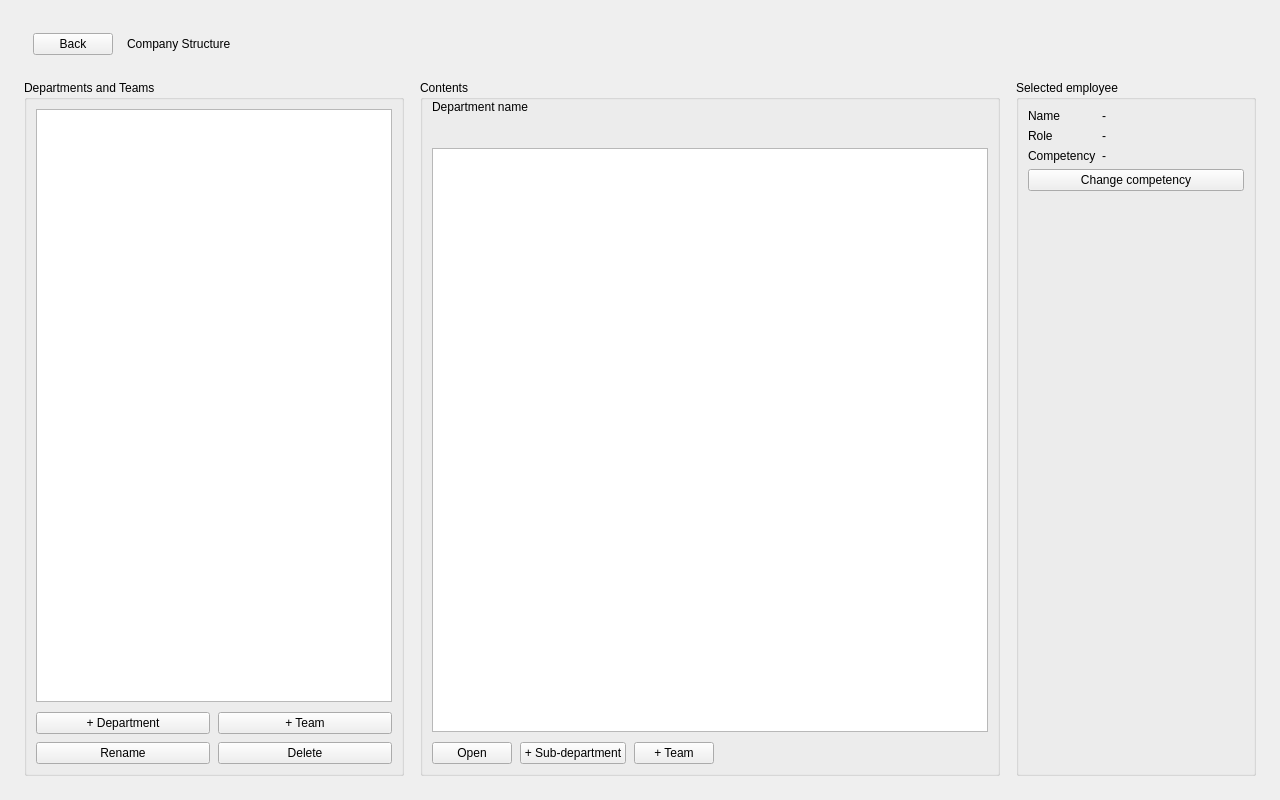
<?xml version="1.0" encoding="UTF-8"?>
<ui version="4.0">
 <class>CompanyPage</class>
 <widget class="QWidget" name="CompanyPage">
  <property name="geometry">
   <rect>
    <x>0</x>
    <y>0</y>
    <width>1280</width>
    <height>800</height>
   </rect>
  </property>
  <property name="windowTitle">
   <string>Company Structure</string>
  </property>
  <layout class="QVBoxLayout" name="pageLayout">
   <property name="spacing">
    <number>16</number>
   </property>
   <property name="leftMargin">
    <number>24</number>
   </property>
   <property name="topMargin">
    <number>24</number>
   </property>
   <property name="rightMargin">
    <number>24</number>
   </property>
   <property name="bottomMargin">
    <number>24</number>
   </property>
   <item>
    <widget class="QFrame" name="headerBar">
     <layout class="QHBoxLayout" name="headerLayout">
      <property name="spacing">
       <number>14</number>
      </property>
      <item>
       <widget class="QPushButton" name="backButton">
        <property name="cursor">
         <cursorShape>PointingHandCursor</cursorShape>
        </property>
        <property name="text">
         <string>Back</string>
        </property>
        <property name="variant" stdset="0">
         <string notr="true">ghost</string>
        </property>
       </widget>
      </item>
      <item>
       <widget class="QLabel" name="pageTitle">
        <property name="text">
         <string>Company Structure</string>
        </property>
        <property name="variant" stdset="0">
         <string notr="true">heading</string>
        </property>
       </widget>
      </item>
      <item>
       <spacer name="headerSpacer">
        <property name="orientation">
         <enum>Qt::Horizontal</enum>
        </property>
        <property name="sizeHint" stdset="0">
         <size>
          <width>40</width>
          <height>20</height>
         </size>
        </property>
       </spacer>
      </item>
     </layout>
    </widget>
   </item>
   <item>
    <layout class="QHBoxLayout" name="bodyLayout">
     <property name="spacing">
      <number>16</number>
     </property>
     <property name="topMargin">
      <number>0</number>
     </property>
     <item>
      <widget class="QGroupBox" name="structureBox">
       <property name="minimumSize">
        <size>
         <width>320</width>
         <height>0</height>
        </size>
       </property>
       <property name="maximumSize">
        <size>
         <width>380</width>
         <height>16777215</height>
        </size>
       </property>
       <property name="title">
        <string>Departments and Teams</string>
       </property>
       <layout class="QVBoxLayout" name="structureLayout">
        <property name="spacing">
         <number>10</number>
        </property>
        <property name="leftMargin">
         <number>9</number>
        </property>
        <item>
         <widget class="QTreeWidget" name="companyTree">
          <attribute name="headerVisible">
           <bool>false</bool>
          </attribute>
          <column>
           <property name="text">
            <string>Structure</string>
           </property>
          </column>
         </widget>
        </item>
        <item>
         <layout class="QGridLayout" name="structureButtonsLayout">
          <property name="spacing">
           <number>8</number>
          </property>
          <item row="0" column="0">
           <widget class="QPushButton" name="addDepartmentButton">
            <property name="text">
             <string>+ Department</string>
            </property>
            <property name="variant" stdset="0">
             <string notr="true">primary</string>
            </property>
           </widget>
          </item>
          <item row="0" column="1">
           <widget class="QPushButton" name="addTeamButton">
            <property name="text">
             <string>+ Team</string>
            </property>
           </widget>
          </item>
          <item row="1" column="0">
           <widget class="QPushButton" name="renameButton">
            <property name="text">
             <string>Rename</string>
            </property>
           </widget>
          </item>
          <item row="1" column="1">
           <widget class="QPushButton" name="deleteButton">
            <property name="text">
             <string>Delete</string>
            </property>
            <property name="variant" stdset="0">
             <string notr="true">danger</string>
            </property>
           </widget>
          </item>
         </layout>
        </item>
       </layout>
      </widget>
     </item>
     <item>
      <widget class="QGroupBox" name="contentBox">
       <property name="title">
        <string>Contents</string>
       </property>
       <layout class="QVBoxLayout" name="contentLayout">
        <property name="spacing">
         <number>6</number>
        </property>
        <property name="topMargin">
         <number>0</number>
        </property>
        <item>
         <widget class="QStackedWidget" name="contentStack">
          <property name="currentIndex">
           <number>0</number>
          </property>
          <widget class="QWidget" name="departmentPage">
           <layout class="QVBoxLayout" name="departmentLayout">
            <property name="spacing">
             <number>10</number>
            </property>
            <property name="leftMargin">
             <number>0</number>
            </property>
            <property name="topMargin">
             <number>0</number>
            </property>
            <property name="rightMargin">
             <number>0</number>
            </property>
            <property name="bottomMargin">
             <number>0</number>
            </property>
            <item>
             <widget class="QLabel" name="departmentNameLabel">
              <property name="text">
               <string>Department name</string>
              </property>
              <property name="variant" stdset="0">
               <string notr="true">heading</string>
              </property>
             </widget>
            </item>
            <item>
             <widget class="QLabel" name="departmentInfoLabel">
              <property name="text">
               <string/>
              </property>
              <property name="variant" stdset="0">
               <string notr="true">muted</string>
              </property>
             </widget>
            </item>
            <item>
             <widget class="QListWidget" name="subItemsList"/>
            </item>
            <item>
             <layout class="QHBoxLayout" name="departmentButtonsLayout">
              <property name="spacing">
               <number>8</number>
              </property>
              <item>
               <widget class="QPushButton" name="openItemButton">
                <property name="text">
                 <string>Open</string>
                </property>
                <property name="variant" stdset="0">
                 <string notr="true">primary</string>
                </property>
               </widget>
              </item>
              <item>
               <widget class="QPushButton" name="addSubDepartmentButton">
                <property name="text">
                 <string>+ Sub-department</string>
                </property>
               </widget>
              </item>
              <item>
               <widget class="QPushButton" name="addSubTeamButton">
                <property name="text">
                 <string>+ Team</string>
                </property>
               </widget>
              </item>
              <item>
               <spacer name="departmentButtonsSpacer">
                <property name="orientation">
                 <enum>Qt::Horizontal</enum>
                </property>
                <property name="sizeHint" stdset="0">
                 <size>
                  <width>40</width>
                  <height>20</height>
                 </size>
                </property>
               </spacer>
              </item>
             </layout>
            </item>
           </layout>
          </widget>
          <widget class="QWidget" name="teamPage">
           <layout class="QVBoxLayout" name="teamLayout">
            <property name="spacing">
             <number>10</number>
            </property>
            <property name="leftMargin">
             <number>0</number>
            </property>
            <property name="topMargin">
             <number>0</number>
            </property>
            <property name="rightMargin">
             <number>0</number>
            </property>
            <property name="bottomMargin">
             <number>0</number>
            </property>
            <item>
             <widget class="QLabel" name="teamNameLabel">
              <property name="text">
               <string>Team name</string>
              </property>
              <property name="variant" stdset="0">
               <string notr="true">heading</string>
              </property>
             </widget>
            </item>
            <item>
             <widget class="QLabel" name="teamInfoLabel">
              <property name="text">
               <string/>
              </property>
              <property name="variant" stdset="0">
               <string notr="true">muted</string>
              </property>
             </widget>
            </item>
            <item>
             <widget class="QTableWidget" name="employeeTable">
              <property name="editTriggers">
               <set>QAbstractItemView::NoEditTriggers</set>
              </property>
              <property name="alternatingRowColors">
               <bool>true</bool>
              </property>
              <property name="selectionBehavior">
               <enum>QAbstractItemView::SelectRows</enum>
              </property>
              <property name="showGrid">
               <bool>false</bool>
              </property>
              <attribute name="horizontalHeaderStretchLastSection">
               <bool>true</bool>
              </attribute>
              <attribute name="verticalHeaderVisible">
               <bool>false</bool>
              </attribute>
              <column>
               <property name="text">
                <string>Name</string>
               </property>
              </column>
              <column>
               <property name="text">
                <string>Role</string>
               </property>
              </column>
              <column>
               <property name="text">
                <string>Competency</string>
               </property>
              </column>
             </widget>
            </item>
            <item>
             <layout class="QHBoxLayout" name="teamButtonsLayout">
              <property name="spacing">
               <number>8</number>
              </property>
              <item>
               <widget class="QPushButton" name="addEmployeeButton">
                <property name="text">
                 <string>+ Add Employee</string>
                </property>
                <property name="variant" stdset="0">
                 <string notr="true">primary</string>
                </property>
               </widget>
              </item>
              <item>
               <widget class="QPushButton" name="removeEmployeeButton">
                <property name="text">
                 <string>Remove</string>
                </property>
                <property name="variant" stdset="0">
                 <string notr="true">danger</string>
                </property>
               </widget>
              </item>
              <item>
               <spacer name="teamButtonsSpacer">
                <property name="orientation">
                 <enum>Qt::Horizontal</enum>
                </property>
                <property name="sizeHint" stdset="0">
                 <size>
                  <width>40</width>
                  <height>20</height>
                 </size>
                </property>
               </spacer>
              </item>
             </layout>
            </item>
           </layout>
          </widget>
         </widget>
        </item>
       </layout>
      </widget>
     </item>
     <item>
      <widget class="QGroupBox" name="detailsBox">
       <property name="minimumSize"><size><width>240</width><height>0</height></size></property>
       <property name="maximumSize"><size><width>300</width><height>16777215</height></size></property>
       <property name="title"><string>Selected employee</string></property>
       <layout class="QVBoxLayout" name="detailsLayout">
        <item>
         <layout class="QFormLayout" name="detailsForm">
          <item row="0" column="0"><widget class="QLabel" name="nameCaption"><property name="text"><string>Name</string></property></widget></item>
          <item row="0" column="1"><widget class="QLabel" name="employeeNameLabel"><property name="text"><string>-</string></property></widget></item>
          <item row="1" column="0"><widget class="QLabel" name="roleCaption"><property name="text"><string>Role</string></property></widget></item>
          <item row="1" column="1"><widget class="QLabel" name="employeeRoleLabel"><property name="text"><string>-</string></property></widget></item>
          <item row="2" column="0"><widget class="QLabel" name="competencyCaption"><property name="text"><string>Competency</string></property></widget></item>
          <item row="2" column="1"><widget class="QLabel" name="competencyValueLabel"><property name="text"><string>-</string></property></widget></item>
         </layout>
        </item>
        <item><widget class="QPushButton" name="changeCompetencyButton"><property name="text"><string>Change competency</string></property></widget></item>
        <item><spacer name="detailsSpacer"><property name="orientation"><enum>Qt::Vertical</enum></property><property name="sizeHint" stdset="0"><size><width>20</width><height>40</height></size></property></spacer></item>
       </layout>
      </widget>
     </item>
    </layout>
   </item>
  </layout>
 </widget>
 <resources/>
 <connections/>
</ui>
